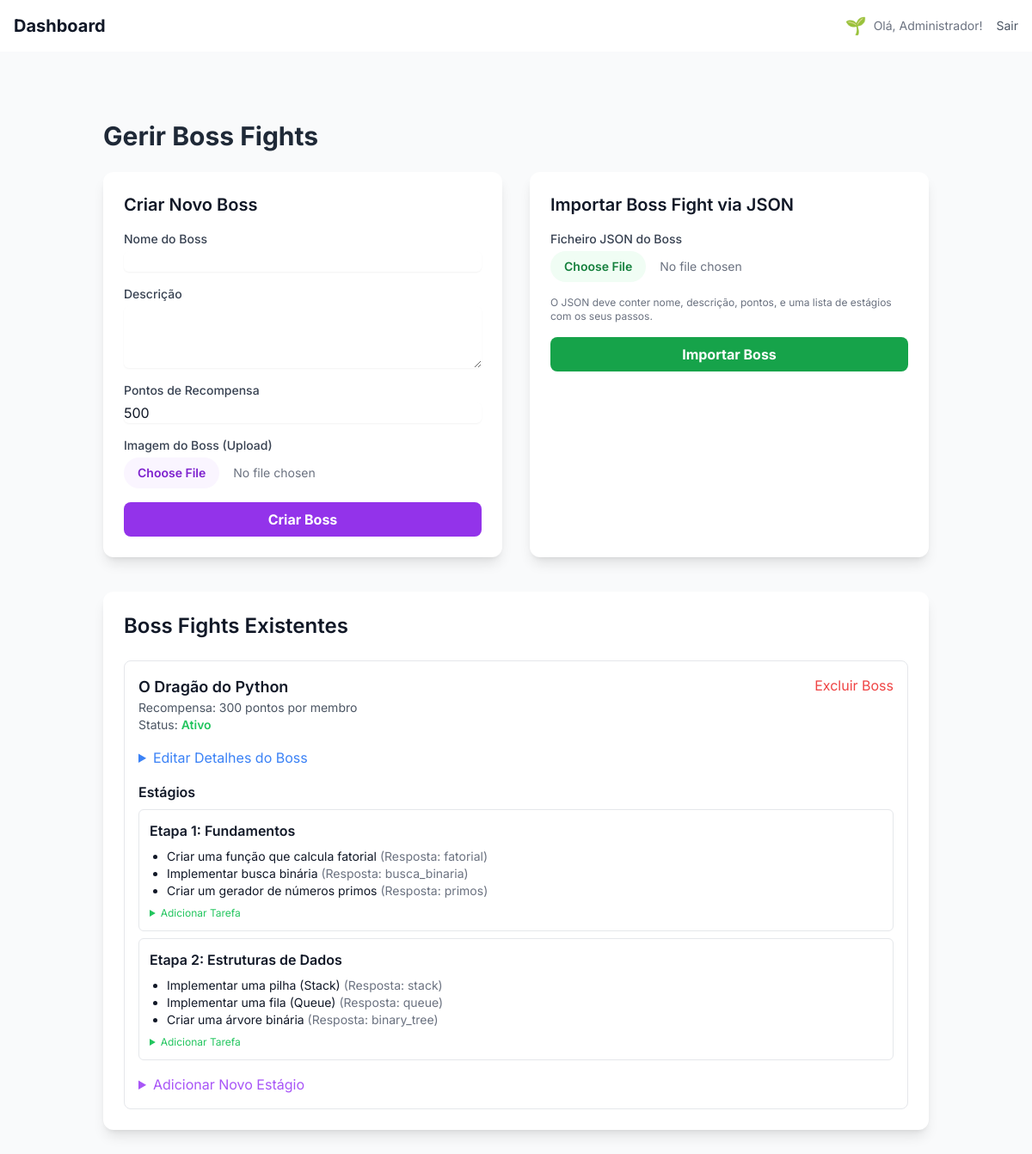
Page /admin/bossfights (signed in) on the committed database.
### app.py (models this page shows)
class Level(db.Model):
    id = db.Column(db.Integer, primary_key=True)
    name = db.Column(db.String(50), unique=True, nullable=False)
    min_points = db.Column(db.Integer, unique=True, nullable=False, index=True)
    insignia = db.Column(db.String(255), nullable=True)  # URL ou emoji

class User(UserMixin, db.Model):
    id = db.Column(db.Integer, primary_key=True)
    name = db.Column(db.String(100), nullable=False)
    email = db.Column(db.String(100), unique=True, nullable=False)
    password = db.Column(db.String(200), nullable=False)
    is_admin = db.Column(db.Boolean, default=False)
    phone = db.Column(db.String(20))
    registered_at = db.Column(db.DateTime, default=datetime.utcnow)
    last_login = db.Column(db.DateTime)
    points = db.Column(db.Integer, default=0)
    level_id = db.Column(db.Integer, db.ForeignKey('level.id'), nullable=True)
    level = db.relationship('Level', backref='users')
    team_id = db.Column(db.Integer, db.ForeignKey('team.id'), nullable=True)
    avatar_url = db.Column(db.String(255), nullable=True)

class BossFight(db.Model):
    id = db.Column(db.Integer, primary_key=True)
    name = db.Column(db.String(200), unique=True, nullable=False)
    description = db.Column(db.Text, nullable=False)
    reward_points = db.Column(db.Integer, nullable=False)
    is_active = db.Column(db.Boolean, default=False)
    image_url = db.Column(db.String(255), nullable=True)
    stages = db.relationship('BossFightStage', backref='boss_fight', lazy='dynamic', order_by='BossFightStage.order')

class BossFightStage(db.Model):
    id = db.Column(db.Integer, primary_key=True)
    boss_fight_id = db.Column(db.Integer, db.ForeignKey('boss_fight.id'), nullable=False)
    name = db.Column(db.String(200), nullable=False)
    order = db.Column(db.Integer, nullable=False)
    steps = db.relationship('BossFightStep', backref='stage', lazy='dynamic', order_by='BossFightStep.id', cascade='all, delete-orphan')

class BossFightStep(db.Model):
    id = db.Column(db.Integer, primary_key=True)
    stage_id = db.Column(db.Integer, db.ForeignKey('boss_fight_stage.id'), nullable=False)
    description = db.Column(db.Text, nullable=False)
    expected_answer = db.Column(db.String(500), nullable=False)

### app.py (the view, shortened to what this page needs)
@app.route('/admin/bossfights', methods=['GET', 'POST'])
@login_required
def admin_boss_fights():
    if not current_user.is_admin:
        flash('Acesso negado.', 'error')
        return redirect(url_for('index'))
    form = BaseForm()
    boss_fights = BossFight.query.all()
    return render_template('admin_boss_fights.html', boss_fights=boss_fights, form=form)

### app.py
class BaseForm(FlaskForm):
    csrf_token = HiddenField()

### app.py (called while the page is built)
@login_manager.user_loader
def load_user(user_id):
    return User.query.get(int(user_id))

@app.context_processor
def inject_user_gamification_data():
    if current_user.is_authenticated and current_user.level:
        return dict(user_level_insignia=current_user.level.insignia)
    return dict(user_level_insignia='')

@app.context_processor
def inject_gamification_progress():
    if not current_user.is_authenticated:
        return {}
    progress_data = {'percentage': 0, 'next_level_points': None}
    if current_user.level:
        current_level = current_user.level
        next_level = Level.query.filter(Level.min_points > current_level.min_points).order_by(Level.min_points.asc()).first()
        if next_level:
            points_for_level = next_level.min_points - current_level.min_points
            points_achieved = current_user.points - current_level.min_points
            progress_data['percentage'] = max(0, min(100, (points_achieved / points_for_level) * 100 if points_for_level > 0 else 100))
            progress_data['next_level_points'] = next_level.min_points
        else:
            progress_data['percentage'] = 100
    return dict(progress=progress_data)

### templates/admin_boss_fights.html (shortened to what this page needs)
{% extends "admin_base.html" %}
{% block content %}
<div class="container mx-auto px-4 py-8">
    <h1 class="text-3xl font-bold mb-6 text-gray-800 dark:text-white">Gerir Boss Fights</h1>
    <div class="grid grid-cols-1 lg:grid-cols-2 gap-8 mb-10">
        <div class="bg-white dark:bg-gray-800 p-6 rounded-xl shadow-lg">
            <h2 class="text-xl font-semibold mb-4">Criar Novo Boss</h2>
            <form method="POST" action="{{ url_for('admin_boss_fights') }}" enctype="multipart/form-data" class="space-y-4">
                <div>
                    <label for="name" class="block text-sm font-medium text-gray-700 dark:text-gray-300">Nome do Boss</label>
                    <input type="text" name="name" required class="mt-1 block w-full rounded-md dark:bg-gray-700 border-gray-300 dark:border-gray-600 shadow-sm">
                </div>
                <div>
                    <label for="description" class="block text-sm font-medium text-gray-700 dark:text-gray-300">Descrição</label>
                    <textarea name="description" rows="3" class="mt-1 block w-full rounded-md dark:bg-gray-700 border-gray-300 dark:border-gray-600 shadow-sm"></textarea>
                </div>
                <div>
                    <label for="reward_points" class="block text-sm font-medium text-gray-700 dark:text-gray-300">Pontos de Recompensa</label>
                    <input type="number" name="reward_points" value="500" class="mt-1 block w-full rounded-md dark:bg-gray-700 border-gray-300 dark:border-gray-600 shadow-sm">
                </div>
                <div>
                    <label for="boss_image" class="block text-sm font-medium text-gray-700 dark:text-gray-300">Imagem do Boss (Upload)</label>
                    <input type="file" name="boss_image" accept="image/*" class="mt-1 block w-full text-sm text-gray-500 file:mr-4 file:py-2 file:px-4 file:rounded-full file:border-0 file:font-semibold file:bg-purple-50 file:text-purple-700 hover:file:bg-purple-100 dark:file:bg-gray-700 dark:file:text-gray-200">
                </div>
                <button type="submit" class="w-full bg-purple-600 hover:bg-purple-700 text-white font-bold py-2 px-4 rounded-lg transition">Criar Boss</button>
            </form>
        </div>
        <div class="bg-white dark:bg-gray-800 p-6 rounded-xl shadow-lg">
            <h2 class="text-xl font-semibold mb-4">Importar Boss Fight via JSON</h2>
            <form method="POST" action="{{ url_for('admin_boss_fights') }}" enctype="multipart/form-data" class="space-y-4">
                <div>
                    <label for="boss_file" class="block text-sm font-medium text-gray-700 dark:text-gray-300">Ficheiro JSON do Boss</label>
                    <input type="file" name="boss_file" id="boss_file" required accept=".json" class="mt-1 block w-full text-sm text-gray-500 file:mr-4 file:py-2 file:px-4 file:rounded-full file:border-0 file:text-sm file:font-semibold file:bg-green-50 file:text-green-700 hover:file:bg-green-100 dark:file:bg-gray-700 dark:file:text-gray-200 dark:hover:file:bg-gray-600">
                </div>
                <p class="text-xs text-gray-500 dark:text-gray-400">O JSON deve conter nome, descrição, pontos, e uma lista de estágios com os seus passos.</p>
                <button type="submit" class="w-full bg-green-600 hover:bg-green-700 text-white font-bold py-2 px-4 rounded-lg transition">Importar Boss</button>
            </form>
        </div>
    </div>
    <div class="bg-white dark:bg-gray-800 p-6 rounded-xl shadow-lg mt-8">
        <h2 class="text-2xl font-semibold mb-6">Boss Fights Existentes</h2>
        <div class="space-y-6">
            {% for boss in boss_fights %}
            <div class="border border-gray-200 dark:border-gray-700 p-4 rounded-lg">
                <div class="flex justify-between items-start">
                    <div>
                        <h3 class="text-lg font-semibold text-gray-900 dark:text-gray-100">{{ boss.name }}</h3>
                        <p class="text-sm text-gray-600 dark:text-gray-400">Recompensa: {{ boss.reward_points }} pontos por membro</p>
                        <p class="text-sm text-gray-600 dark:text-gray-400">Status: {% if boss.is_active %}<span class="text-green-500 font-semibold">Ativo</span>{% else %}<span class="text-red-500 font-semibold">Inativo</span>{% endif %}</p>
                    </div>
                    <div class="flex items-center gap-4">
                         <form method="POST" action="{{ url_for('admin_delete_boss_fight', boss_id=boss.id) }}" onsubmit="return confirm('Tem a certeza que quer apagar este Boss Fight e todos os seus estágios?');">
                            <button type="submit" class="text-red-500 dark:text-red-400 hover:underline">Excluir Boss</button>
                        </form>
                    </div>
                </div>
                <details class="mt-4">
                    <summary class="cursor-pointer text-blue-500 hover:underline">Editar Detalhes do Boss</summary>
                </details>
                <div class="mt-4 space-y-2">
                    <h4 class="text-md font-semibold">Estágios</h4>
                    {% for stage in boss.stages %}
                    <div class="border dark:border-gray-600 p-3 rounded-md">
                        <p class="font-semibold">Etapa {{ stage.order }}: {{ stage.name }}</p>
                        <ul class="list-disc pl-5 text-sm mt-2">
                            {% for step in stage.steps %}
                            <li>{{ step.description }} <span class="text-gray-500">(Resposta: {{ step.expected_answer }})</span></li>
                            {% else %}
                            <li class="text-gray-500">Nenhuma tarefa nesta etapa.</li>
                            {% endfor %}
                        </ul>
                        <details class="mt-2">
                            <summary class="text-xs cursor-pointer text-green-500 hover:underline">Adicionar Tarefa</summary>
                        </details>
                    </div>
                    {% endfor %}
                </div>
                <details class="mt-4">
                    <summary class="cursor-pointer text-purple-500 hover:underline">Adicionar Novo Estágio</summary>
                </details>
            </div>
            {% else %}
            <p class="text-gray-500 dark:text-gray-400">Nenhuma Boss Fight criada ainda.</p>
            {% endfor %}
        </div>
    </div>
</div>
{% endblock %}

### templates/admin_base.html (shortened to what this page needs)
<!DOCTYPE html>
<html lang="pt-BR">
<head>
    <script src="https://cdn.tailwindcss.com"></script>
    <link href="{{ url_for('static', filename='styles.css') }}" rel="stylesheet">
    <link rel="stylesheet" href="https://cdnjs.cloudflare.com/ajax/libs/font-awesome/6.4.2/css/all.min.css">
</head>
<body class="bg-gray-100 dark:bg-gray-900 text-gray-900 dark:text-gray-100 flex min-h-screen">
    <div class="flex-1 flex flex-col">
        <header class="bg-white dark:bg-gray-800 shadow-sm p-4 flex justify-between items-center">
            <h1 class="text-xl font-bold text-gray-900 dark:text-gray-100">{% block page_title %}Dashboard{% endblock %}
            </h1>
            <div class="flex items-center space-x-4">
                <span class="text-sm text-gray-500 dark:text-gray-400 flex items-center">
                    {% if current_user.is_authenticated and current_user.level and current_user.level.insignia %}
                    {% if 'cloudinary' in current_user.level.insignia %}
                    <img src="{{ current_user.level.insignia }}" alt="{{ current_user.level.name }}"
                        class="w-6 h-6 rounded-full object-cover mr-2">
                    {% else %}
                    <span class="text-xl mr-2">{{ current_user.level.insignia }}</span>
                    {% endif %}
                    {% endif %}
                    Olá, {{ current_user.name }}!
                </span>
                <a href="{{ url_for('logout') }}"
                    class="text-sm text-gray-600 dark:text-gray-400 hover:underline">Sair</a>
            </div>
        </header>
        <main class="flex-1 p-6 bg-gray-50 dark:bg-gray-900/50">
            <div class="container mx-auto px-4 py-6">
                {% block content %}{% endblock %}
            </div>
        </main>
    </div>
</body>
</html>

### static/styles.css (style rules this page uses)
:root { --primary-500: #3b82f6; --primary-600: #2563eb; --success-500: #10b981; --error-500: #ef4444; --bg-light-primary: #f3f4f6; --bg-light-secondary: #ffffff; --bg-light-tertiary: #f9fafb; --text-light-primary: #111827; --text-light-secondary: #6b7280; --border-light: #e5e7eb; --chat-user-bubble-bg: linear-gradient(135deg, #3b82f6, #60a5fa); --chat-bot-bubble-bg: #f3f4f6; --chat-welcome-bubble-bg: #eef2ff; --font-family-base: 'Inter', -apple-system, BlinkMacSystemFont, 'Segoe UI', Roboto, sans-serif; }
*, *::before, *::after { box-sizing: border-box; margin: 0; padding: 0; }
html { scroll-behavior: smooth; }
body { font-family: var(--font-family-base); line-height: 1.6; background-color: var(--bg-light-primary); color: var(--text-light-primary); transition: background-color 0.3s, color 0.3s; }

### rows in the picture
Level: level.insignia "🌱"
User: name "Administrador"
BossFight: name "O Dragão do Python", reward_points "300", is_active "Ativo"
BossFightStage: order "1", name "Fundamentos"
BossFightStep: description "Criar uma função que calcula fatorial", expected_answer "fatorial"
BossFightStep: description "Implementar busca binária", expected_answer "busca_binaria"
BossFightStep: description "Criar um gerador de números primos", expected_answer "primos"
BossFightStage: order "2", name "Estruturas de Dados"
BossFightStep: description "Implementar uma pilha (Stack)", expected_answer "stack"
BossFightStep: description "Implementar uma fila (Queue)", expected_answer "queue"
BossFightStep: description "Criar uma árvore binária", expected_answer "binary_tree"
